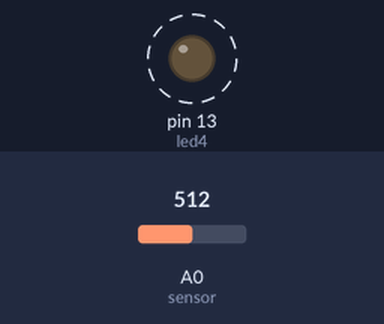
The sketch below on a simulated Arduino Uno, built with avr-gcc and run on an emulated ATmega328P. Shown: output pins drawn as LEDs (lit = HIGH). Dashed ring = blinking. The inputs (shaded band) are chosen by the test bench; at power-on: A0 (sensor) = 512.

Above: at 1.25 s.
1.3 s: A0 (sensor) set to 361
4.3 s: A0 (sensor) set to 337
At 4.3 s:
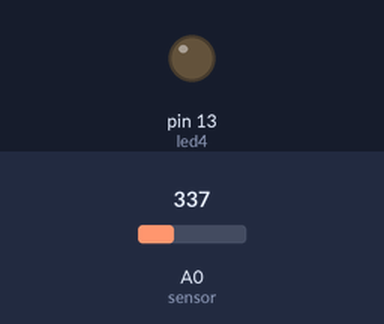
5.8 s: A0 (sensor) set to 511
At 6.04 s:
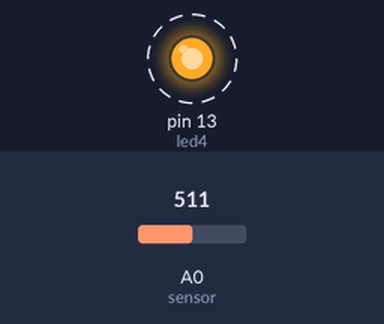
8.8 s: A0 (sensor) set to 306
Timing chart, 0 to 11.3 s (numbered marks = the images above; inputs shaded):
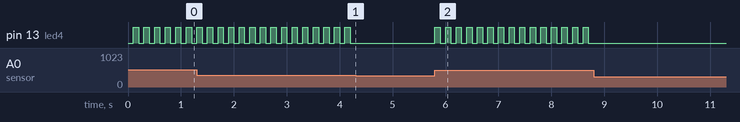

Measured:
- the behaviour switches between 351 and 350 on A0 (sensor) (found by bisection; images 0 and 1)
- after the input at 4.3 s, pin 13 (led4): stops changing and stays LOW
- after the input at 5.8 s, pin 13 (led4): alternates HIGH for 0.10 s and LOW for 0.10 s, starting at once
- after the input at 8.8 s, pin 13 (led4): stops changing and stays LOW
- by itself, pin 13 (led4): alternates HIGH for 0.10 s and LOW for 0.10 s

The sketch:

Atividade_6.ino
```cpp
int led4 = 13;
int sensor = A0;

int referencia = 350; // valor aproximado pra ~40°C

unsigned long tempo = 0;
int intervalo = 100;
bool estadoLed = false;

void setup()
{
  pinMode(led4, OUTPUT);
}

void loop()
{
  int leitura = analogRead(sensor);

  if(leitura > referencia){
    if(millis() - tempo >= intervalo){
      tempo = millis();
      estadoLed = !estadoLed;
      digitalWrite(led4, estadoLed);
    }
  } else {
    digitalWrite(led4, LOW);
  }
}
```
